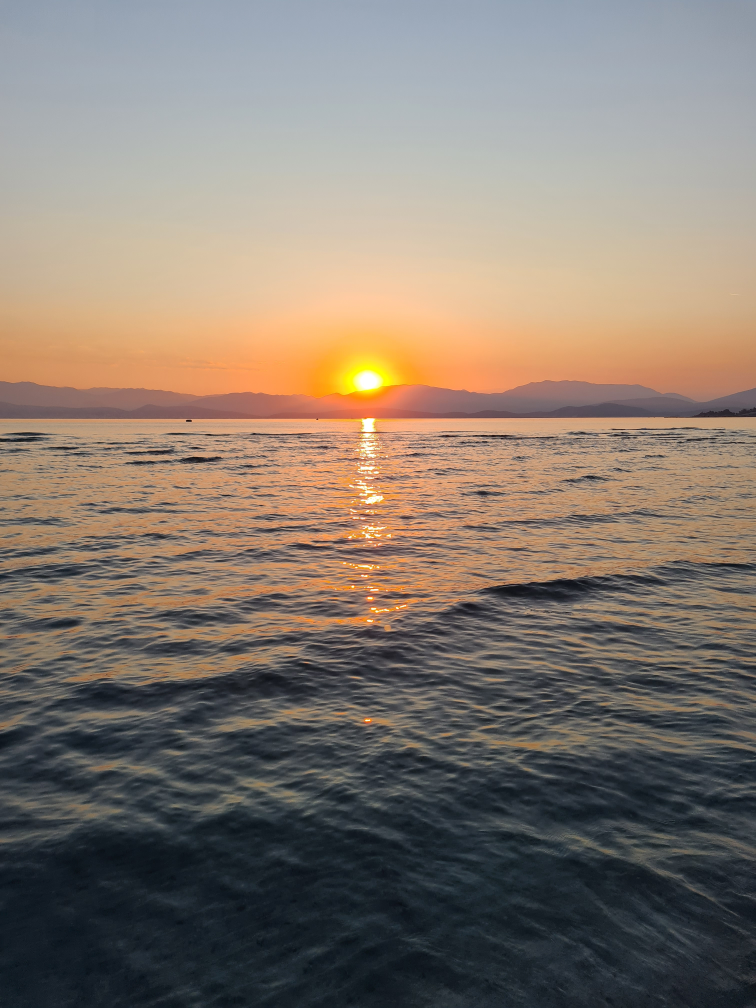
%> input picture images/sun.jpg, 3024 x 4032 px (shown at 1/4 size)
$ octave DHgen.m   (GNU Octave 9; MATLAB toolbox functions it lacks are replaced by stand-ins)
%> lines starting %> are read from the running program, lines starting %| are printed output that depends on the picture
### dataHide.m
function out = dataHide(matrix,watermark)
cRows = size(matrix,1);
cCols = size(matrix,2)/3;

watermark = wm_sizer(cRows,cCols*3,watermark,'dh');

median_Matrix = reshape(median(reshape(matrix', 3, [])),cCols,[])';

for workingRow = 1:cRows

    for workingColumn = 1:cCols

        columnLoc = 3*workingColumn-2;
        activeSection = matrix(workingRow,columnLoc:columnLoc+2);
        oddOneOut = abs(activeSection-median_Matrix(workingRow,workingColumn));
        [~, index] = min(oddOneOut);

        if max(oddOneOut) - min(oddOneOut) <= 1/255
            if watermark(workingRow,workingColumn) == 1
                matrix(workingRow,columnLoc+1) = activeSection(index)-1/255;
            elseif watermark(workingRow,workingColumn) == 0
                matrix(workingRow,columnLoc+1) = activeSection(index)+1/255;
            end
        elseif watermark(workingRow,workingColumn) == 1
            matrix(workingRow,columnLoc+index-1) = max(activeSection);
        else
            matrix(workingRow,columnLoc+index-1) = min(activeSection);
        end

    end

end
out = matrix;
end

### wm_sizer.m
function [wm_out] = wm_sizer(in_mtx_h,in_mtx_w,wm_in,type)

cRows = in_mtx_h;
if strcmp(type,'dh')
    cCols = in_mtx_w/3;
elseif strcmp(type,'zb')
    cCols = in_mtx_w;
end

constrSquare = min(cRows,cCols);
wm_in = imresize(wm_in,[constrSquare constrSquare]);

if cRows < cCols % if matrix is wide
    wm_in = repmat(wm_in, 1, 30);
    wm_in = imcrop(wm_in, [0 0 cCols constrSquare]);

elseif cCols < cRows % if matrix is tall
    wm_in = repmat(wm_in, 30, 1);
    wm_in = imcrop(wm_in, [0 0 constrSquare cRows]);

end

wm_out = wm_in;
end

### DHgen.m
% Data-Hiding Watermarker
% By Theo Rickman
% University of Sheffield 2021

clear;
waveletType = 'haar';

% % Load image
[filename,path] = uigetfile('*.jpg');
%> the answer given: images/sun.jpg
imgO = imread([path,filename]);

if strcmp(filename,'sun.jpg') || strcmp(filename,'birds.jpg')
   imgO = rot90(imgO,-1); % otherwise images will be landscape
end

imgDb = im2double(imgO); % convert to double
img = rgb2ycbcr(imgDb);  % convert to YCbCr

aspectRatio = [size(img,2),size(img,1),size(img,3)];
%> aspectRatio = [4032 3024 3]

% image(img)
% pbaspect(aspectRatio)

imgY = squeeze(img(:,:,1)); % extract luma part of image (greyscale)
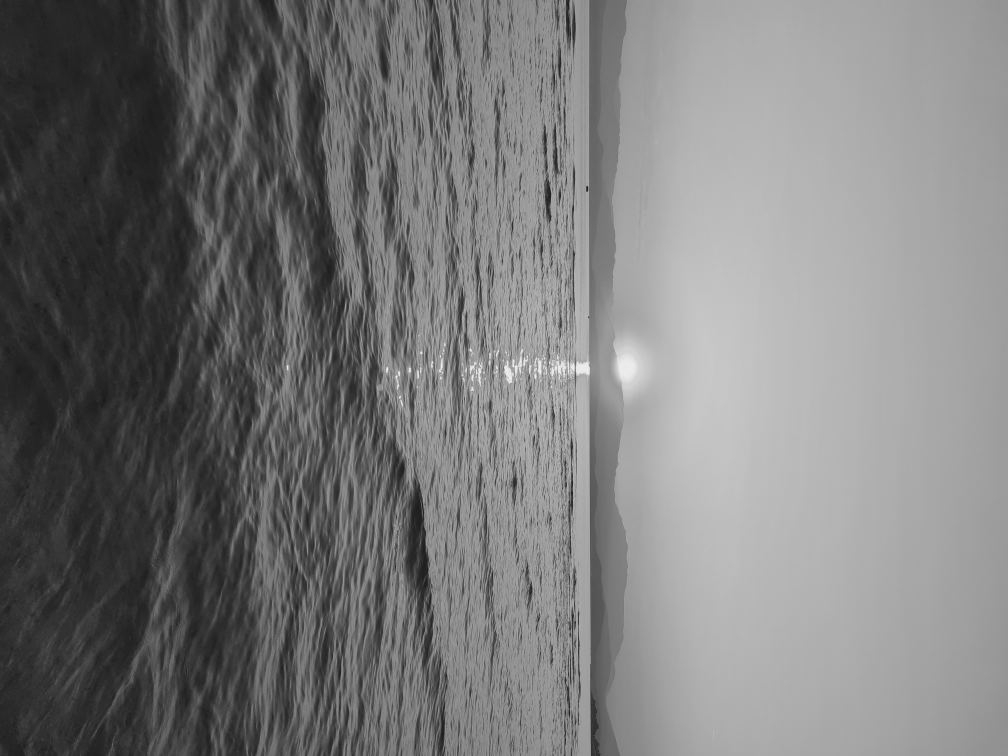
%> imgY: size 3024x4032 double (shown at 1/4 size); min 0.0659, max 0.922, mean 0.479

% % decompose Y part of image using dwt
[LL,HL,LH,HH] = dwt2(imgY,waveletType);
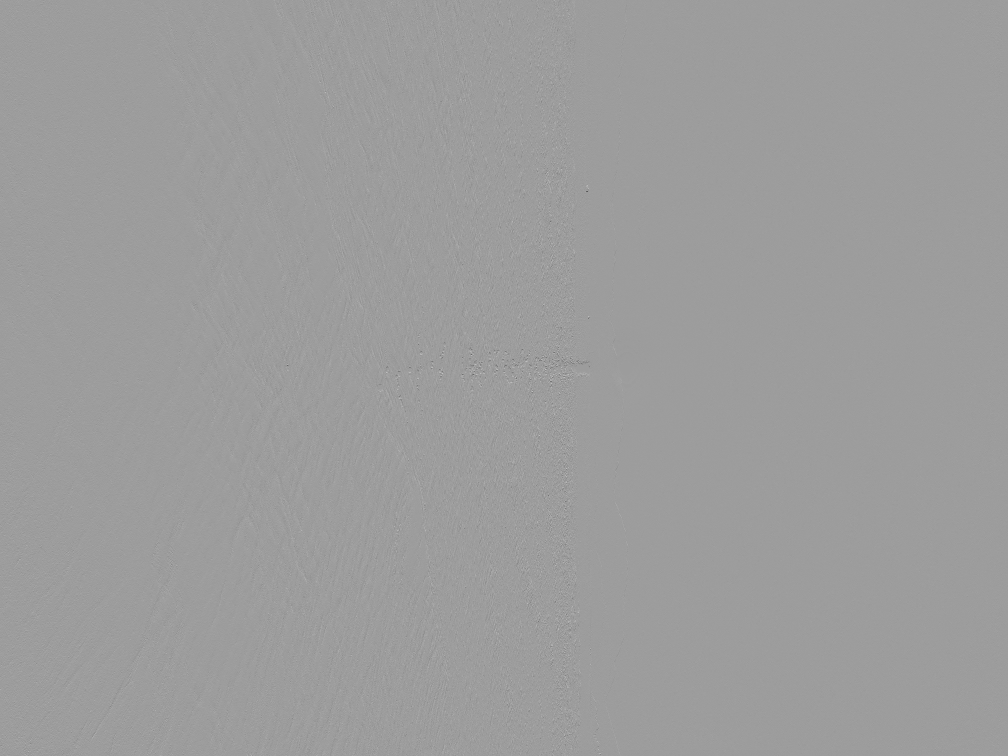
%> HL: size 1512x2016 double (shown at 1/2 size); min -0.329, max 0.205, mean -4.45e-05; drawn with min black and max white
[LL2,HL2,LH2,HH2] = dwt2(LL,waveletType);
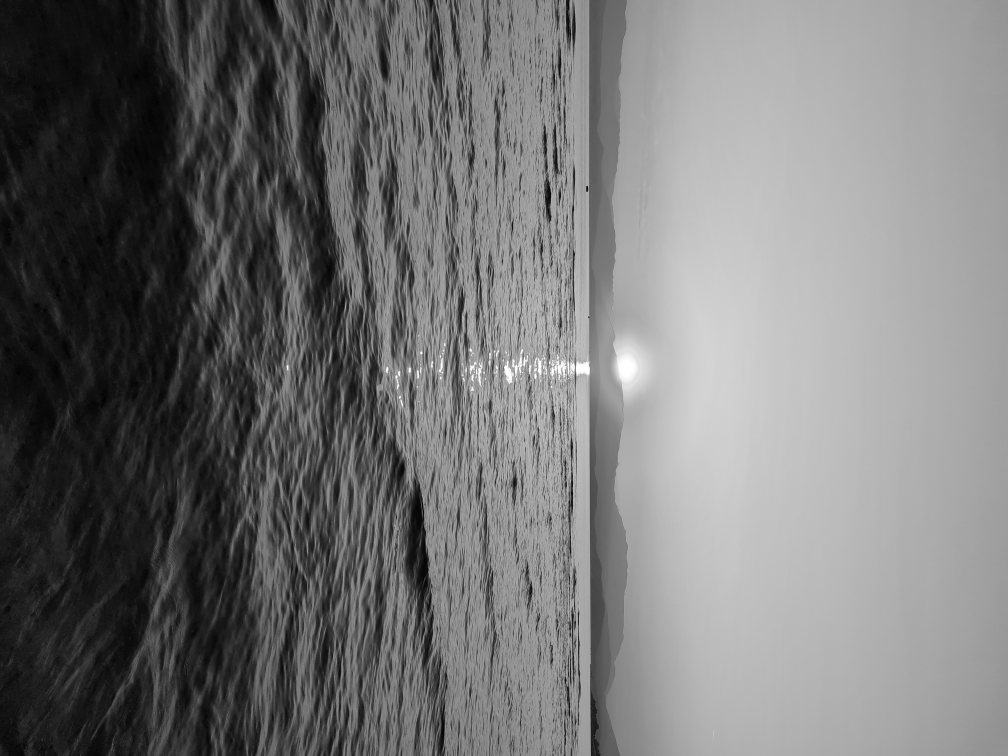
%> LL2: size 756x1008 double; min 0.414, max 3.69, mean 1.92; drawn with min black and max white
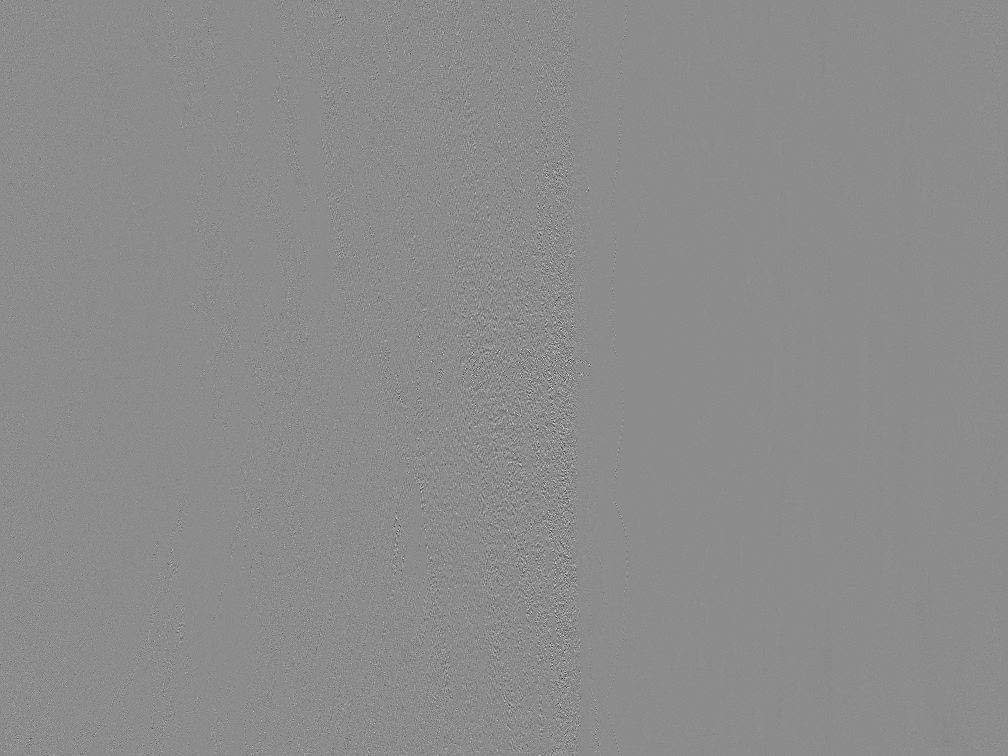
%> HH2: size 756x1008 double; min -0.389, max 0.32, mean 0.000112; drawn with min black and max white

% load watermark and produce data-hidden images
load('watermark.mat');

HL2dh = dataHide(HL2,watermark);
LH2dh = dataHide(LH2,watermark);
%> after the loop in dataHide (call 2), `for workingRow = 1:cRows`:
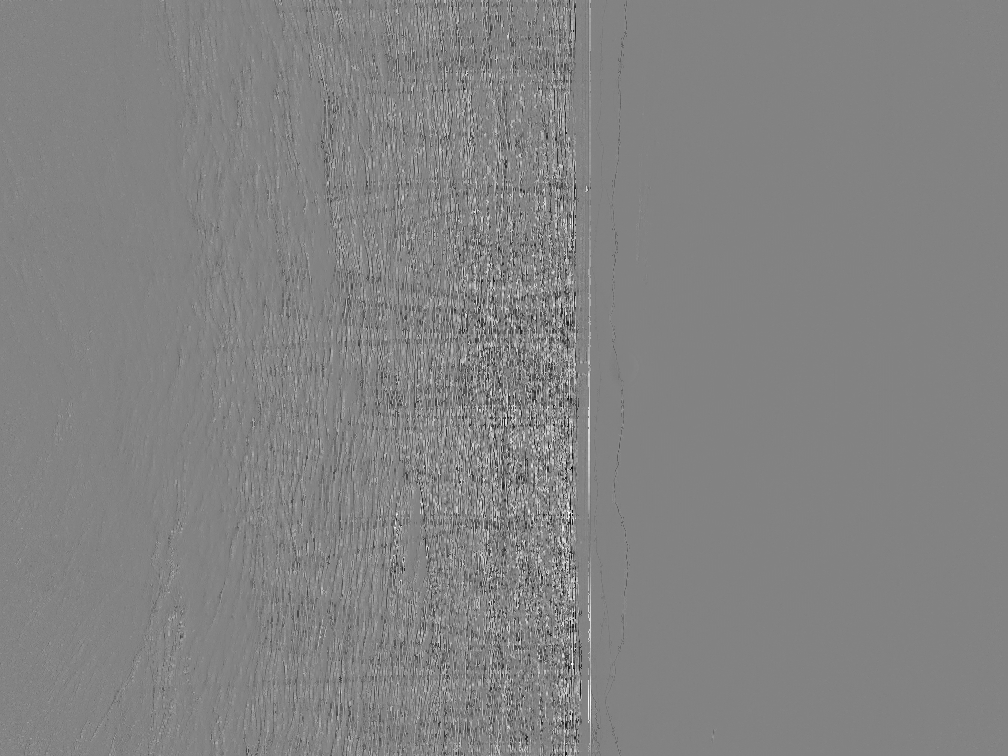
%> matrix: size 756x1008 double; min -1, max 0.954, mean 0.00277; drawn with min black and max white
HH2dh = dataHide(HH2,watermark);
%> in dataHide (call 3), `median_Matrix = reshape(median(reshape(matrix', 3, [])),cCols,[])';`:
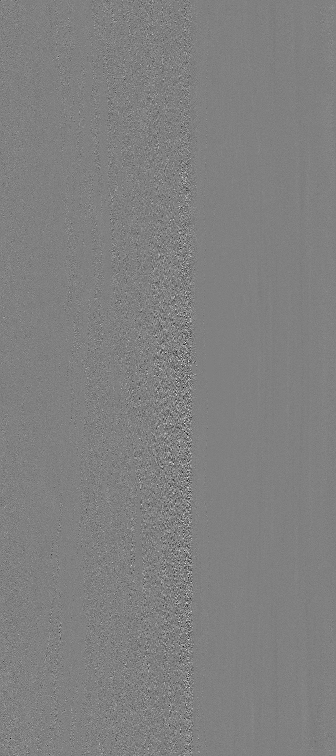
%> median_Matrix: size 756x336 double; min -0.169, max 0.167, mean 0.000107; drawn with min black and max white

% % recompose image using idwt
rLL = idwt2(LL2,HL2dh,LH2dh,HH2dh,waveletType);
imgReY = idwt2(rLL,HL,LH,HH,waveletType);

imgRe = cat(3,imgReY,img(:,:,2:3)); % reinsert Cb & Cr from original image
%> (the run ends here)
